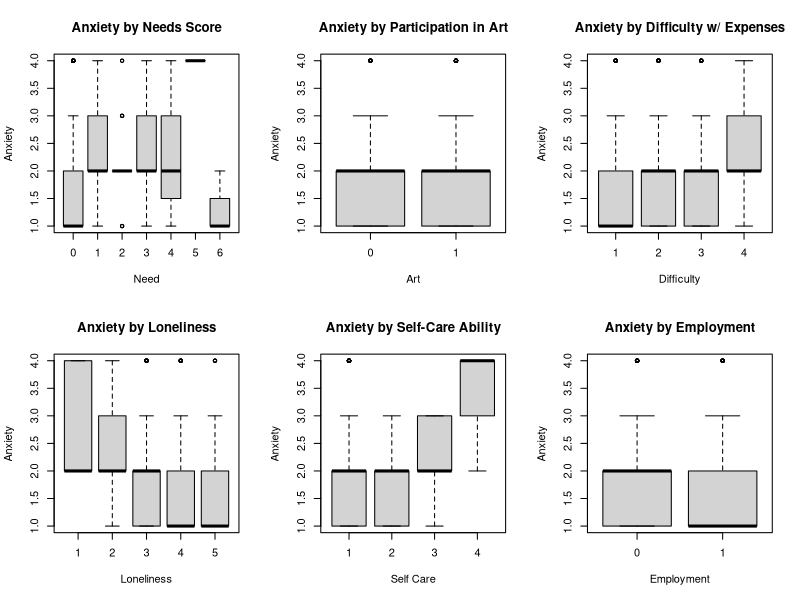
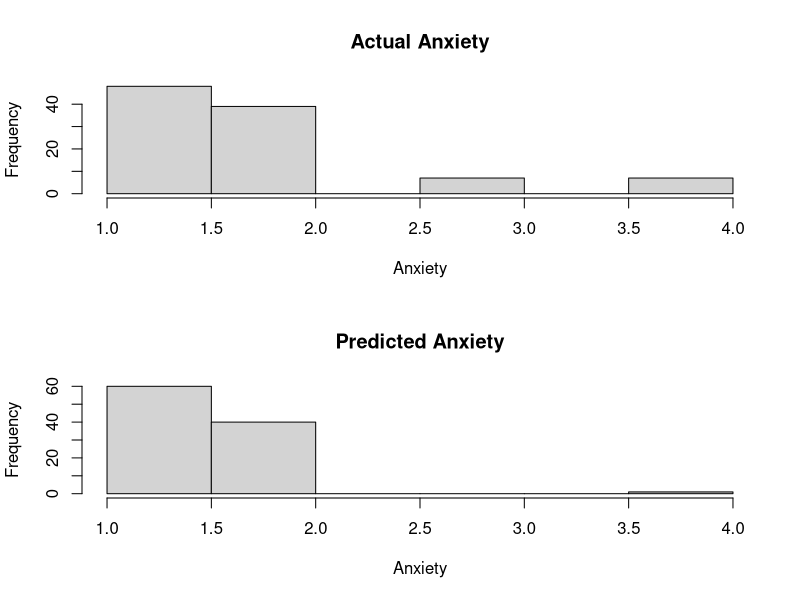

The R source for these figures, in order:
# INSTALL AND LOAD PACKAGES

  # NB: IF PACKAGE NOT INSTALLED, UNCOMMENT NEXT BLOCK OF CODE. RECOMMENT TO AVOID 
  # ERROR MESSAGES

  #install.packages("psych")
  #install.packages("caTools") 
  #install.packages("VGAM")
  #install.packages("caret")
  #install.packages('MASS')

  # LOAD
  library(MASS)
  library(caret)
  library(VGAM)
  library(caTools)
  library("psych")

# IMPORTING DATA

  data <- read.csv("HTOPS_HPS_2502_PUF.csv")

# CLEANING DATA AND CREATING SUBSET

  data <- subset(data, ANXIOUS != -99 & (NDX14_FOOD == 1 | NDX14_SHELTER == 1 | 
                                    NDX14_MEDICAL == 1 | NDX14_EMOTIONAL == 1 | 
                                    NDX14_FRESHWATER == 1 | NDX14_ELECTRICITY == 1 
                                    | NDX14_NONE_NEEDED == 1) & CREATEART != -99
                 & EXPNS_DIF != -99 & SOCIAL2_first != -99 & SELFCARE != -99 
                 & ANYWORK != -99) #Cleaning non-responses
  
# EXTRACTING VARIABLES OF INTEREST FROM THE DATA SETS

  #explanatory variables
  needs <- data.frame(data$NDX14_FOOD,data$NDX14_SHELTER,data$NDX14_MEDICAL,
                      data$NDX14_EMOTIONAL,data$NDX14_FRESHWATER,
                      data$NDX14_ELECTRICITY) #table of needs by individual
  
  needs[needs == -99] <- 0 #Fixing binary statistic to better represent data
  needsScore <- rowSums(needs) #Summing all needs into one score
  
  art <- data$CREATEART - 1 # Whether participant practices art; 1 = Yes, 0 = No
  expnsDifclty <- data$EXPNS_DIF # Difficulty paying expenses; Higher score = Harder
  lonely <- data$SOCIAL2_first # Frequency of loneliness; Lower Score = Higher freq.
  selfCare <- data$SELFCARE # Difficulty of self care tasks; Higher = Harder
  employment <- data$ANYWORK - 1 # Working status; 1 = Working, 0 = Not Working
  
  
  #response variable
  anxiety <- data$ANXIOUS #How anxious an individual has felt over the past two weeks
  
  #NEW DATA TABLE - exclusively w/ variables of interest
  
  data <- data.frame(needsScore,art,expnsDifclty,lonely,selfCare,employment,anxiety)
  

# EXPLORATORY DATA ANALYSIS

  #SUMMARIES
  
  print("Anxiety Description")
  print(describe(anxiety))
  cat("\n")
  
  print("Needs Score Description")
  print(describe(needsScore))
  cat("\n")
  
  print("Art Participation Description")
  print(describe(art))
  cat("\n")
  
  print("Difficulty w/ Expenses Description")
  print(describe(employment))
  cat("\n")
  
  print("Needs Score Description")
  print(describe(expnsDifclty))
  cat("\n")
  
  print("Loneliness Description")
  print(describe(lonely))
  cat("\n")
  
  print("Self Care Description")
  print(describe(selfCare))
  cat("\n")
  
  
# BOX PLOTS
    par(mfrow = c(2, 3))
    boxplot(anxiety ~ needsScore,
            main = "Anxiety by Needs Score",
            xlab = "Need",
            ylab = "Anxiety")
    boxplot(anxiety ~ art,
            main = "Anxiety by Participation in Art",
            xlab = "Art",
            ylab = "Anxiety")
    boxplot(anxiety ~ expnsDifclty,
            main = "Anxiety by Difficulty w/ Expenses",
            xlab = "Difficulty",
            ylab = "Anxiety")
    boxplot(anxiety ~ lonely,
            main = "Anxiety by Loneliness",
            xlab = "Loneliness",
            ylab = "Anxiety")
    boxplot(anxiety ~ selfCare,
            main = "Anxiety by Self-Care Ability",
            xlab = "Self Care",
            ylab = "Anxiety")
    boxplot(anxiety ~ employment,
            main = "Anxiety by Employment",
            xlab = "Employment",
            ylab = "Anxiety")
    
    

# ORDINAL LOGISTIC REGRESSION ANALYSIS
  
  # Convert anxiety to ordered factor
  data$anxiety <- factor(data$anxiety,levels = sort(unique(data$anxiety)),
                         ordered = TRUE)
    
  # SPLITTING DATA SET
  
  split <- sample.split(data$anxiety, SplitRatio = 0.8)
  
  trainData <- subset(data, split == "TRUE")
  testData <- subset(data, split == "FALSE")


  print("Train Data")
  print(summary(trainData$anxiety))

  
  print("Test Data")
  print(describe(testData))

  # MODEL
  
  #Training
  model <- polr(anxiety ~ needsScore + art + expnsDifclty + lonely + selfCare + 
                  employment, data = trainData, Hess = TRUE)
  
  
  #Applying
  predicted_probs <- as.data.frame(predict(model, newdata = testData, type = "probs"))
  predictions <- as.numeric(colnames(predicted_probs)[apply(predicted_probs, 
                                                                  1, which.max)])
  #Print statements
  print("predictions:")
  print(describe(predictions))
  print("actual:")
  print(describe(anxiety))
  
# VERIFICATION
  
  # HISTOGRAMS
  par(mfrow = c(2, 1))
  hist(as.numeric(testData$anxiety), main = "Actual Anxiety", xlab = "Anxiety")
  hist(as.numeric(predictions), main = "Predicted Anxiety", xlab = "Anxiety")

  # CONFUSION MATRIX
  
  #Initializing
  conMat <- data.frame(matrix(0, ncol = 4, nrow = 4))
  colnames(conMat) <- c("1", "2", "3","4")
  rownames(conMat) <- c("1", "2", "3","4")
  
  #Filling
  for (i in 1:length(predictions)) {
    actuali <- as.numeric(testData$anxiety[i])# convert ordered factor->numeric
    predi   <- as.numeric(predictions[i])#Ensure consistency
    conMat[actuali, predi] <- conMat[actuali, predi] + 1
  }
  
  # METRICS
  accuracy <- sum(diag(as.matrix(conMat))) / length(predictions)
  
  print("ACCURACY:")
  print(accuracy)
  
  print(summary(model))
